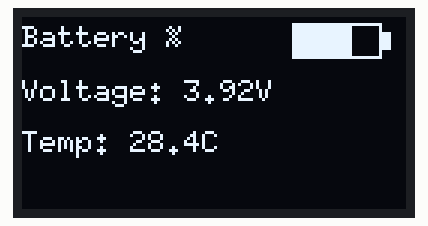
Recording of a program running on a simulated STM32 Blue Pill. Parts: 128×64 one-colour display.

Above: at 0.1 s.

The program:

main.cpp
```cpp
#include <Arduino.h>
#include <Wire.h>
#include <U8g2lib.h>

// Initialize the OLED using hardware I2C (PB6=SCL, PB7=SDA)
U8G2_SSD1306_128X64_NONAME_F_HW_I2C oled(U8G2_R0);

void drawBatteryIcon(int x, int y, int level) {
    // Battery outline
    oled.drawFrame(x, y, 30, 12);   // outer battery frame
    oled.drawBox(x + 30, y + 3, 3, 6); // battery terminal

    // Battery fill (level from 0–100)
    int filledWidth = (level * 28) / 100;
    oled.drawBox(x + 1, y + 1, filledWidth, 10);
}

void setup() {
    // Initialize I2C on PB6/PB7
    Wire.setSCL(PB6);
    Wire.setSDA(PB7);
    Wire.begin();

    // Initialize the OLED
    oled.begin();
}

void loop() {
    // Example sensor values (replace later with real data)
    int batteryLevel = 70;      // %
    float voltage = 3.92;       // V
    float temperature = 28.4;   // °C

    oled.clearBuffer();

    // Title
    oled.setFont(u8g2_font_6x10_tf);
    oled.drawStr(0, 10, "Battery %");

    // Draw battery UI icon
    drawBatteryIcon(90, 2, batteryLevel);

    // Display voltage
    oled.setCursor(0, 28);
    oled.print("Voltage: ");
    oled.print(voltage, 2);
    oled.print("V");

    // Display temperature
    oled.setCursor(0, 45);
    oled.print("Temp: ");
    oled.print(temperature, 1);
    oled.print("C");

    oled.sendBuffer();

    delay(200);
}
```
